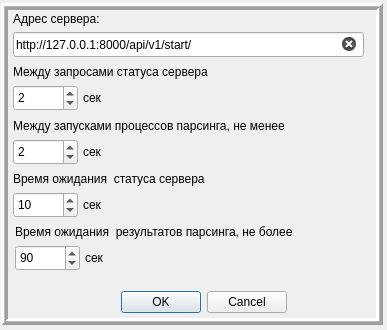
<?xml version="1.0" encoding="UTF-8"?>
<ui version="4.0">
 <class>server_settings</class>
 <widget class="QDialog" name="server_settings">
  <property name="windowModality">
   <enum>Qt::ApplicationModal</enum>
  </property>
  <property name="geometry">
   <rect>
    <x>0</x>
    <y>0</y>
    <width>387</width>
    <height>330</height>
   </rect>
  </property>
  <property name="minimumSize">
   <size>
    <width>387</width>
    <height>330</height>
   </size>
  </property>
  <property name="maximumSize">
   <size>
    <width>387</width>
    <height>330</height>
   </size>
  </property>
  <property name="windowTitle">
   <string>Настройки подключения к серверу</string>
  </property>
  <property name="modal">
   <bool>true</bool>
  </property>
  <widget class="QDialogButtonBox" name="buttonBox">
   <property name="geometry">
    <rect>
     <x>33</x>
     <y>286</y>
     <width>341</width>
     <height>32</height>
    </rect>
   </property>
   <property name="orientation">
    <enum>Qt::Horizontal</enum>
   </property>
   <property name="standardButtons">
    <set>QDialogButtonBox::Cancel|QDialogButtonBox::Ok</set>
   </property>
   <property name="centerButtons">
    <bool>true</bool>
   </property>
  </widget>
  <widget class="QLabel" name="label_serverAddress">
   <property name="geometry">
    <rect>
     <x>13</x>
     <y>10</y>
     <width>111</width>
     <height>17</height>
    </rect>
   </property>
   <property name="text">
    <string>Адрес сервера:</string>
   </property>
  </widget>
  <widget class="QLineEdit" name="lineEdit_serverAddress">
   <property name="geometry">
    <rect>
     <x>13</x>
     <y>32</y>
     <width>351</width>
     <height>25</height>
    </rect>
   </property>
   <property name="text">
    <string>http://127.0.0.1:8000/api/v1/start/</string>
   </property>
   <property name="clearButtonEnabled">
    <bool>true</bool>
   </property>
  </widget>
  <widget class="QSpinBox" name="spinBox_statusRequestInterval">
   <property name="geometry">
    <rect>
     <x>13</x>
     <y>85</y>
     <width>65</width>
     <height>26</height>
    </rect>
   </property>
   <property name="maximum">
    <number>9999</number>
   </property>
   <property name="value">
    <number>2</number>
   </property>
  </widget>
  <widget class="QLabel" name="label_statusRequestFrequency_1">
   <property name="geometry">
    <rect>
     <x>13</x>
     <y>63</y>
     <width>371</width>
     <height>17</height>
    </rect>
   </property>
   <property name="text">
    <string>Между запросами статуса сервера</string>
   </property>
  </widget>
  <widget class="QLabel" name="label_parsRequestFrequency_1">
   <property name="geometry">
    <rect>
     <x>13</x>
     <y>117</y>
     <width>351</width>
     <height>17</height>
    </rect>
   </property>
   <property name="text">
    <string>Между запусками процессов парсинга, не менее</string>
   </property>
  </widget>
  <widget class="QSpinBox" name="spinBox_parsRequestInterval">
   <property name="geometry">
    <rect>
     <x>13</x>
     <y>139</y>
     <width>65</width>
     <height>26</height>
    </rect>
   </property>
   <property name="maximum">
    <number>9999</number>
   </property>
   <property name="value">
    <number>2</number>
   </property>
  </widget>
  <widget class="QLabel" name="label_statusRequestFrequency_2">
   <property name="geometry">
    <rect>
     <x>83</x>
     <y>89</y>
     <width>31</width>
     <height>17</height>
    </rect>
   </property>
   <property name="text">
    <string>сек</string>
   </property>
  </widget>
  <widget class="QLabel" name="label_parsRequestFrequency_2">
   <property name="geometry">
    <rect>
     <x>83</x>
     <y>143</y>
     <width>31</width>
     <height>17</height>
    </rect>
   </property>
   <property name="text">
    <string>сек</string>
   </property>
  </widget>
  <widget class="QSpinBox" name="spinBox_statusResponseTimeout">
   <property name="geometry">
    <rect>
     <x>13</x>
     <y>192</y>
     <width>65</width>
     <height>26</height>
    </rect>
   </property>
   <property name="maximum">
    <number>9999</number>
   </property>
   <property name="value">
    <number>10</number>
   </property>
  </widget>
  <widget class="QLabel" name="label_statusResponseTimeout_2">
   <property name="geometry">
    <rect>
     <x>83</x>
     <y>196</y>
     <width>31</width>
     <height>17</height>
    </rect>
   </property>
   <property name="text">
    <string>сек</string>
   </property>
  </widget>
  <widget class="QLabel" name="label_statusResponseTimeout_1">
   <property name="geometry">
    <rect>
     <x>13</x>
     <y>170</y>
     <width>241</width>
     <height>17</height>
    </rect>
   </property>
   <property name="text">
    <string>Время ожидания  статуса сервера</string>
   </property>
  </widget>
  <widget class="QLabel" name="label_parsResponseTimeout_2">
   <property name="geometry">
    <rect>
     <x>85</x>
     <y>249</y>
     <width>31</width>
     <height>17</height>
    </rect>
   </property>
   <property name="text">
    <string>сек</string>
   </property>
  </widget>
  <widget class="QLabel" name="label_parsResponseTimeout_1">
   <property name="geometry">
    <rect>
     <x>15</x>
     <y>223</y>
     <width>351</width>
     <height>17</height>
    </rect>
   </property>
   <property name="text">
    <string>Время ожидания  результатов парсинга, не более</string>
   </property>
  </widget>
  <widget class="QSpinBox" name="spinBox_parsResponseTimeout">
   <property name="geometry">
    <rect>
     <x>15</x>
     <y>245</y>
     <width>65</width>
     <height>26</height>
    </rect>
   </property>
   <property name="maximum">
    <number>9999</number>
   </property>
   <property name="value">
    <number>90</number>
   </property>
  </widget>
  <widget class="QFrame" name="frame_serverSettings">
   <property name="geometry">
    <rect>
     <x>1</x>
     <y>3</y>
     <width>382</width>
     <height>322</height>
    </rect>
   </property>
   <property name="frameShape">
    <enum>QFrame::Box</enum>
   </property>
   <property name="frameShadow">
    <enum>QFrame::Raised</enum>
   </property>
   <property name="lineWidth">
    <number>3</number>
   </property>
   <property name="midLineWidth">
    <number>1</number>
   </property>
  </widget>
  <zorder>frame_serverSettings</zorder>
  <zorder>buttonBox</zorder>
  <zorder>label_serverAddress</zorder>
  <zorder>lineEdit_serverAddress</zorder>
  <zorder>spinBox_statusRequestInterval</zorder>
  <zorder>label_statusRequestFrequency_1</zorder>
  <zorder>label_parsRequestFrequency_1</zorder>
  <zorder>spinBox_parsRequestInterval</zorder>
  <zorder>label_statusRequestFrequency_2</zorder>
  <zorder>label_parsRequestFrequency_2</zorder>
  <zorder>spinBox_statusResponseTimeout</zorder>
  <zorder>label_statusResponseTimeout_2</zorder>
  <zorder>label_statusResponseTimeout_1</zorder>
  <zorder>label_parsResponseTimeout_2</zorder>
  <zorder>label_parsResponseTimeout_1</zorder>
  <zorder>spinBox_parsResponseTimeout</zorder>
 </widget>
 <resources/>
 <connections>
  <connection>
   <sender>buttonBox</sender>
   <signal>accepted()</signal>
   <receiver>server_settings</receiver>
   <slot>accept()</slot>
   <hints>
    <hint type="sourcelabel">
     <x>248</x>
     <y>254</y>
    </hint>
    <hint type="destinationlabel">
     <x>157</x>
     <y>274</y>
    </hint>
   </hints>
  </connection>
  <connection>
   <sender>buttonBox</sender>
   <signal>rejected()</signal>
   <receiver>server_settings</receiver>
   <slot>reject()</slot>
   <hints>
    <hint type="sourcelabel">
     <x>316</x>
     <y>260</y>
    </hint>
    <hint type="destinationlabel">
     <x>286</x>
     <y>274</y>
    </hint>
   </hints>
  </connection>
 </connections>
</ui>
